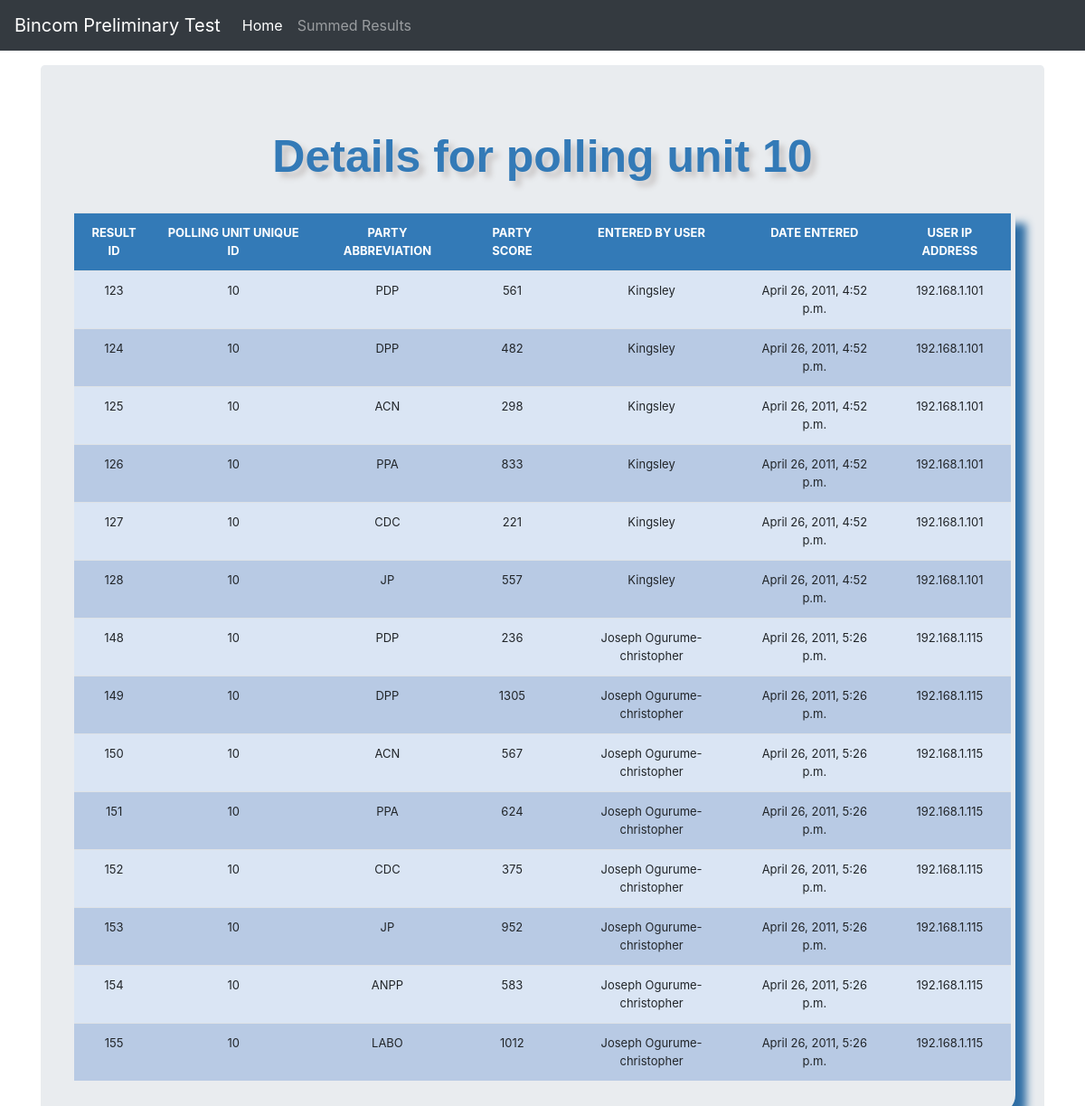
/polling_unit_detail/10/, run on the app's committed database.
### src/models.py (models this page shows)
class AnnouncedPollingUnitResult(models.Model):
    result_id = models.IntegerField()
    polling_unit_unique_id = models.CharField(max_length=50)
    party_abbreviation = models.CharField(max_length=4)
    party_score = models.IntegerField()
    entered_by_user = models.CharField(max_length=50)
    date_entered = models.DateTimeField(auto_now_add=True)
    user_ip_address = models.CharField(max_length=50)

### src/views.py (the view)
# urls.py: path('polling_unit_detail/<str:polling_unit_unique_id>/', views.polling_unit_detail, name="polling_unit_detail"),
def polling_unit_detail(request, polling_unit_unique_id):
    queryset = AnnouncedPollingUnitResult.objects.filter(polling_unit_unique_id=polling_unit_unique_id)
    context = {
        "queryset": queryset,
        "header": polling_unit_unique_id,
        "parties": Party.objects.all(),
        "pu_name": PollingUnit.objects.get(unique_id=polling_unit_unique_id)
    }
    return render(request, "polling_unit_detail.html", context)

### templates/polling_unit_detail.html (shortened to what this page needs)
{% load static %}
{% load crispy_forms_tags %}
<!doctype html>
<html lang="en">
  <head>
      <link href="{% static 'css/stylesheet.css' %}" rel="stylesheet">
    <link rel="stylesheet" href="https://cdn.jsdelivr.net/npm/bootstrap@4.4.1/dist/css/bootstrap.min.css">
    <link href="{% static 'css/navbar-top-fixed.css' %}" rel="stylesheet">
  </head>
  <body>
    {% include 'navbar.html' %}
<main role="main" class="container">
  <div class="jumbotron">
    <div class="header">Details for polling unit {{ header }}</div>
      <br>
        <div class="display_table">
          <table class='table'>
                  <tr>
                    <th>RESULT ID</th>
                    <th>POLLING UNIT UNIQUE ID</th>
                    <th>PARTY ABBREVIATION</th>
                    <th>PARTY SCORE</th>
                    <th>ENTERED BY USER</th>
                    <th>DATE ENTERED</th>
                    <th>USER IP ADDRESS</th>
                  </tr>
              {% for instance in queryset %}
                  <tr>
                    <td>{{instance.result_id}}</td>
                    <td>{{instance.polling_unit_unique_id}}</td>
                    <td>{{instance.party_abbreviation}}</td>
                    <td>{{instance.party_score}}</td>
                    <td>{{instance.entered_by_user}}</td>
                    <td>{{instance.date_entered}}</td>
                    <td>{{instance.user_ip_address}}</td>
                  </tr>
              {% endfor %}
          </table>
        </div>
  </div>
</main>
</html>

### static/css/stylesheet.css (style rules this page uses)
body { background-color: #34eb6b; }
.table { font-size: 13px; text-align: center; width: 95%; margin: auto; }
.table tr:nth-child(odd) { background: #B8CAE4 }
.table tr:nth-child(even) { background: #dae5f4 }
th { background-color: #337ab7; color: white; }
.display_table { border-bottom-right-radius: 20px; padding-left: 5px; padding-right: 5px; padding-bottom: 20px; box-shadow: 12px 12px 10px #2e6da4; }
.header { font-family: helvetica; color: #337ab7; font-size: 50px; text-align: center; width: 100%; text-shadow: 6px 6px 6px #c9c6c6; display: block; font-weight: bolder; }

### static/css/navbar-top-fixed.css (style rules this page uses)
body { min-height: 75rem; padding-top: 4.5rem; }

### data on the page
AnnouncedPollingUnitResult: result_id "123", polling_unit_unique_id "10", party_abbreviation "PDP", party_score "561", entered_by_user "Kingsley", date_entered "April 26, 2011, 4:52 p.m.", user_ip_address "192.168.1.101"
AnnouncedPollingUnitResult: result_id "124", polling_unit_unique_id "10", party_abbreviation "DPP", party_score "482", entered_by_user "Kingsley", date_entered "April 26, 2011, 4:52 p.m.", user_ip_address "192.168.1.101"
AnnouncedPollingUnitResult: result_id "125", polling_unit_unique_id "10", party_abbreviation "ACN", party_score "298", entered_by_user "Kingsley", date_entered "April 26, 2011, 4:52 p.m.", user_ip_address "192.168.1.101"
AnnouncedPollingUnitResult: result_id "126", polling_unit_unique_id "10", party_abbreviation "PPA", party_score "833", entered_by_user "Kingsley", date_entered "April 26, 2011, 4:52 p.m.", user_ip_address "192.168.1.101"
AnnouncedPollingUnitResult: result_id "127", polling_unit_unique_id "10", party_abbreviation "CDC", party_score "221", entered_by_user "Kingsley", date_entered "April 26, 2011, 4:52 p.m.", user_ip_address "192.168.1.101"
AnnouncedPollingUnitResult: result_id "128", polling_unit_unique_id "10", party_abbreviation "JP", party_score "557", entered_by_user "Kingsley", date_entered "April 26, 2011, 4:52 p.m.", user_ip_address "192.168.1.101"
AnnouncedPollingUnitResult: result_id "148", polling_unit_unique_id "10", party_abbreviation "PDP", party_score "236", entered_by_user "Joseph Ogurume-christopher", date_entered "April 26, 2011, 5:26 p.m.", user_ip_address "192.168.1.115"
AnnouncedPollingUnitResult: result_id "149", polling_unit_unique_id "10", party_abbreviation "DPP", party_score "1305", entered_by_user "Joseph Ogurume-christopher", date_entered "April 26, 2011, 5:26 p.m.", user_ip_address "192.168.1.115"
AnnouncedPollingUnitResult: result_id "150", polling_unit_unique_id "10", party_abbreviation "ACN", party_score "567", entered_by_user "Joseph Ogurume-christopher", date_entered "April 26, 2011, 5:26 p.m.", user_ip_address "192.168.1.115"
AnnouncedPollingUnitResult: result_id "151", polling_unit_unique_id "10", party_abbreviation "PPA", party_score "624", entered_by_user "Joseph Ogurume-christopher", date_entered "April 26, 2011, 5:26 p.m.", user_ip_address "192.168.1.115"
AnnouncedPollingUnitResult: result_id "152", polling_unit_unique_id "10", party_abbreviation "CDC", party_score "375", entered_by_user "Joseph Ogurume-christopher", date_entered "April 26, 2011, 5:26 p.m.", user_ip_address "192.168.1.115"
AnnouncedPollingUnitResult: result_id "153", polling_unit_unique_id "10", party_abbreviation "JP", party_score "952", entered_by_user "Joseph Ogurume-christopher", date_entered "April 26, 2011, 5:26 p.m.", user_ip_address "192.168.1.115"
AnnouncedPollingUnitResult: result_id "154", polling_unit_unique_id "10", party_abbreviation "ANPP", party_score "583", entered_by_user "Joseph Ogurume-christopher", date_entered "April 26, 2011, 5:26 p.m.", user_ip_address "192.168.1.115"
AnnouncedPollingUnitResult: result_id "155", polling_unit_unique_id "10", party_abbreviation "LABO", party_score "1012", entered_by_user "Joseph Ogurume-christopher", date_entered "April 26, 2011, 5:26 p.m.", user_ip_address "192.168.1.115"

### other printed values
{{ header }} "10"
